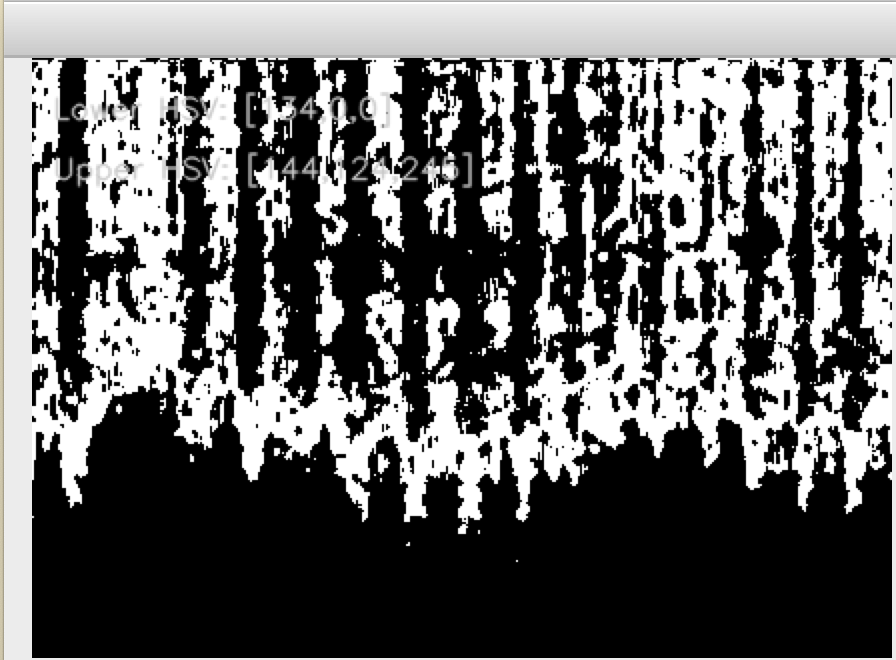
#> input picture images/breaths_mask.png, 896 x 660 px, found by its file name
$ python hough_lines.py
#> lines starting #> are read from the running program, lines starting #| are printed output that depends on the picture
import imutils
import numpy as np
import cv2


img = cv2.imread('breaths_mask.png')
#> img is the input picture: shape (660, 896, 3); mean B, G, R 103.7, 103.8, 103.9
ratio = img.shape[0] / 500.0
#> ratio = 1.32
img = imutils.resize(img, height = 500)
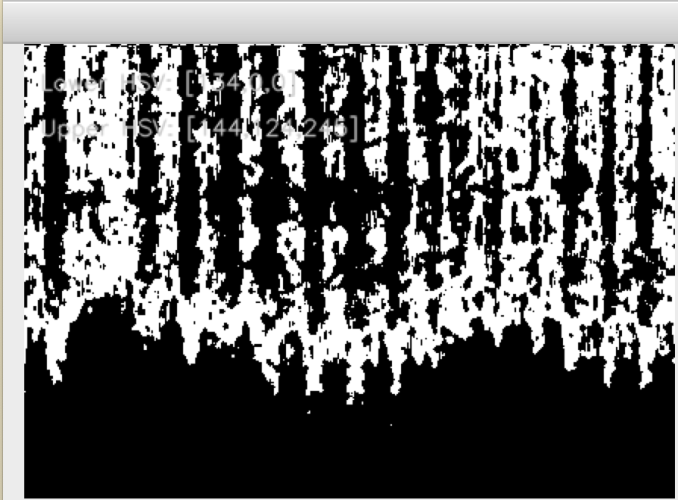
#> img: shape (500, 678, 3); mean B, G, R 103.7, 103.8, 103.9

output = img.copy()

gray = cv2.cvtColor(img, cv2.COLOR_BGR2GRAY)
edges = cv2.Canny(gray,50,150,apertureSize = 3)
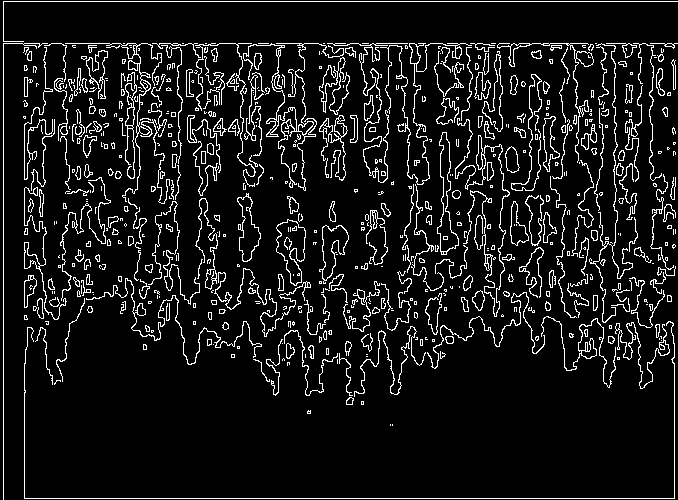
#> edges: shape (500, 678); 9.1% white in thin lines or dots

minLineLength=100
lines = cv2.HoughLinesP(image=edges,rho=1,theta=np.pi/180, threshold=100,lines=np.array([]), minLineLength=minLineLength,maxLineGap=200)
#> lines = 56 rows, first 6: [3, 498, 674, 498], [3, 1, 677, 1], [3, 43, 677, 43], [3, 499, 3, 2], [24, 497, 24, 45], [25, 45, 674, 45]
# ensure at least some lines were found
if lines is not None:
	a,b,c = lines.shape
#> a = 56; b = 1; c = 4
	for i in range(a):
		cv2.line(output,(lines[i][0][0], lines[i][0][1]), (lines[i][0][2], lines[i][0][3]), (0, 0, 255), 3, cv2.LINE_AA)
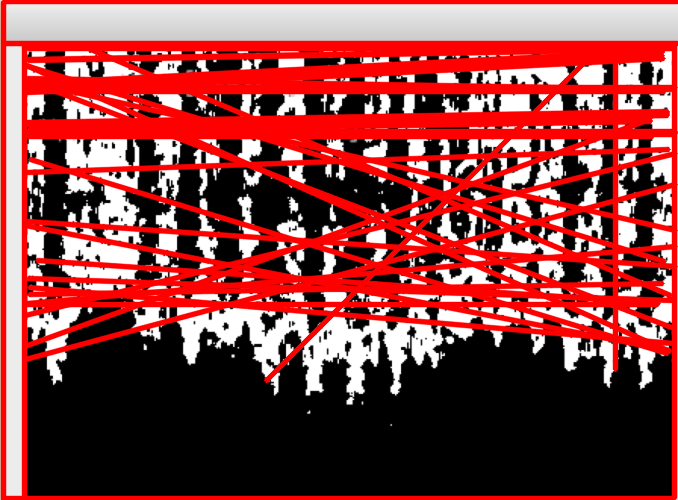
#> output: shape (500, 678, 3); mean B, G, R 63.4, 63.4, 141.7

	cv2.imshow("output", np.hstack([img, output]))
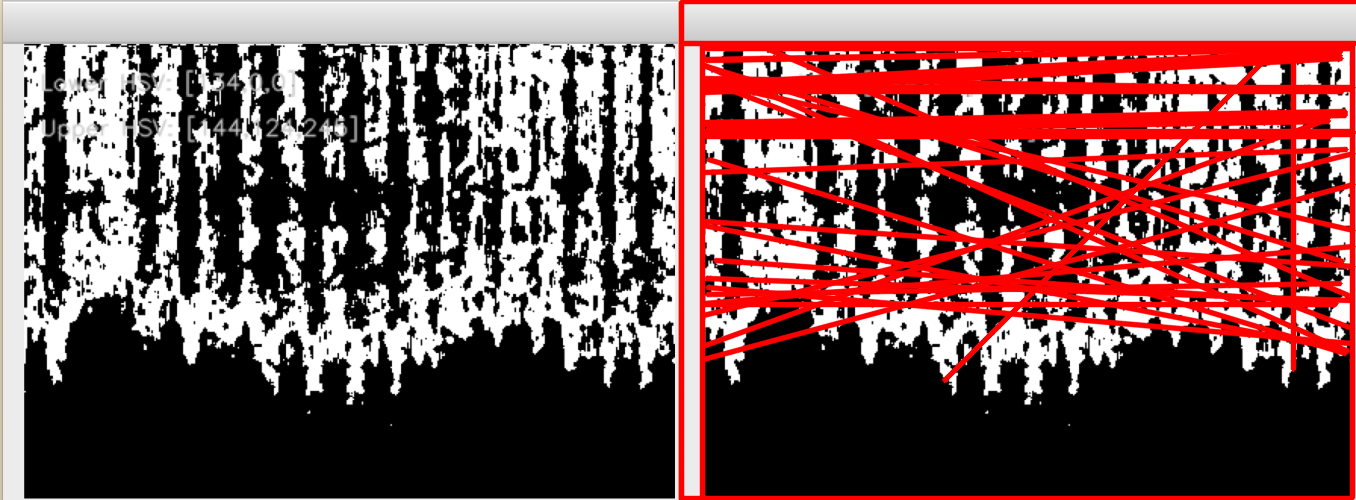
#> window 'output': shape (500, 1356, 3); mean B, G, R 83.5, 83.6, 122.8
	cv2.waitKey(0)
